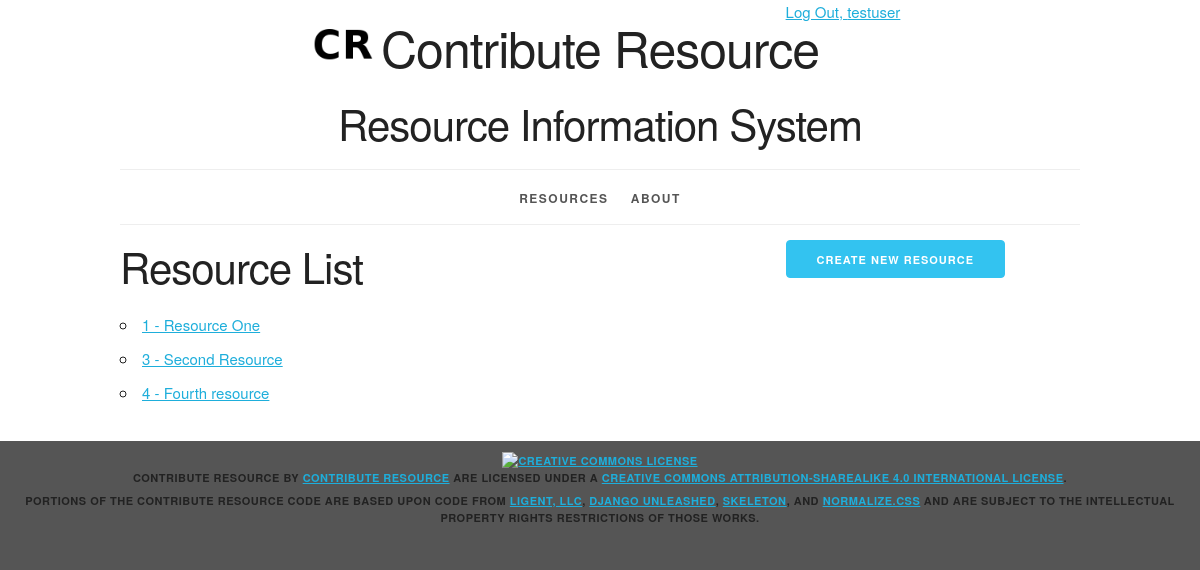
The app's page /resource/ (signed in), older data.
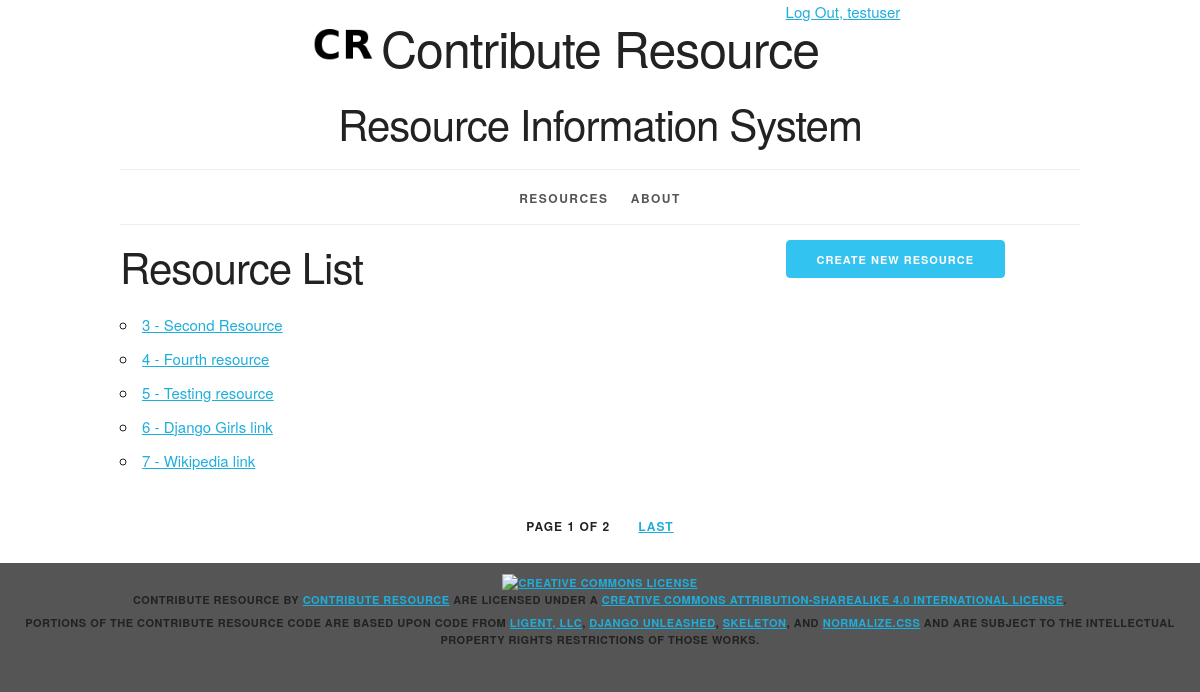
The same page, newer data.
### resourceinfo/models.py (models this page shows, shortened)
class Resource(models.Model):
    resource_id = models.AutoField(primary_key=True)
    resource_name = models.CharField(max_length=255)
    resource_content = models.CharField(max_length=8000)
    def __str__(self):
        return '%s - %s' % (self.resource_id, self.resource_name)
    def get_absolute_url(self):
        return reverse('resourceinfo_resource_detail_urlpattern',
                       kwargs={'requested_resource_id': self.resource_id}
                       )
    class Meta:
        ordering = ['resource_id']
        permissions = (
            ("view_resource", "Can view resource"),
        )

### resourceinfo/views.py (the view)
@require_authenticated_permission(
    'resourceinfo.view_resource')
class ResourceList(PageLinksMixin, ListView):
    paginate_by = 5
    model = Resource

### resourceinfo/utils.py (called while the page is built)
    def _page_urls(self, page_number):
        return "?{pkw}={n}".format(
            pkw=self.page_kwarg,
            n=page_number)

    def first_page(self, page):
        if page.number > 1:
            return self._page_urls(1)
        return None

    def previous_page(self, page):
        if (page.has_previous()
                and page.number > 2):
            return self._page_urls(
                page.previous_page_number())
        return None

    def next_page(self, page):
        last_page = page.paginator.num_pages
        if (page.has_next()
                and page.number < last_page - 1):
            return self._page_urls(
                page.next_page_number())
        return None

    def last_page(self, page):
        last_page = page.paginator.num_pages
        if page.number < last_page:
            return self._page_urls(last_page)
        return None

    def get_context_data(self, **kwargs):
        context = super().get_context_data(
            **kwargs)
        page = context.get('page_obj')
        if page is not None:
            context.update({
                'first_page_url':
                    self.first_page(page),
                'previous_page_url':
                    self.previous_page(page),
                'next_page_url':
                    self.next_page(page),
                'last_page_url':
                    self.last_page(page),
            })
        return context

### resourceinfo/templates/resourceinfo/resource_list.html (shortened to what this page needs)
{% extends 'resourceinfo/base.html' %}
{% block create_button %}
    {% if perms.resourceinfo.add_resource %}
    <a
        href="{% url 'resourceinfo_resource_create_urlpattern'  %}"
        class="button button-primary">
      Create New Resource</a>
    {% endif %}
{% endblock %}
{% block org_content %}
  <h2>Resource List</h2>
  <ul>
    {% for resource in resource_list %}
      <li>
        <a href="{{ resource.get_absolute_url }}">
          {{ resource }}</a>
      </li>
    {% empty %}
      <li><em>There are currently no resources available.</em></li>
    {% endfor %}
  </ul>
{% endblock %}

### resourceinfo/templates/resourceinfo/base.html (shortened to what this page needs)
{% load staticfiles %}
<!DOCTYPE html>
<html lang="en">
<head>
    <link rel="stylesheet" type="text/css"
          href="{% static 'resourceinfo/normalize.css' %}">
    <link rel="stylesheet" type="text/css"
          href="{% static 'resourceinfo/skeleton.css' %}">
    <link rel="stylesheet" type="text/css"
          href="{% static 'resourceinfo/style.css' %}">
</head>
<body>
<div class="container">
    <div class="status_row">
        <div class="offset-by-eight four columns">
            <ul class="inline">
                {% if user.is_authenticated %}
                <li><a href="{% url 'logout_urlpattern' %}">
                    Log Out, {{ user.get_username }}</a></li>
                {% else %}
                <li><a href="{% url 'login_urlpattern' %}">
                    Log In</a></li>
                {% endif %}
            </ul>
        </div>
    </div>
    <header class="row">
        <div class="offset-by-one ten columns">
            <h1 class="logo">Contribute Resource</h1>
            <h2>Resource Information System</h2>
        </div>
    </header>
    <nav>
        <ul>
            {% if perms.resourceinfo.view_resource %}
            <li>
                <a href="{% url 'resourceinfo_resource_list_urlpattern' %}">
                    Resources</a></li>
            {% endif %}
            <li>
                <a href="{% url 'about_urlpattern' %}">
                    About</a></li>
        </ul>
    </nav>
    <main>
        {% block content %}
            <div class="row">
                <section class="eight columns">
                    {% block org_content %}{% endblock %}
                </section>
                <section class="desktop four columns">
                    {% block create_button %}{% endblock %}
                </section>
            </div>
        {% endblock %}
    </main>
    {% if is_paginated %}
        <div class="row">
            <div class="twelve columns">
                <ul class="pagination">
                    <li>
                        Page {{ page_obj.number }}
                        of {{ paginator.num_pages }}
                    </li>
                    {% if last_page_url %}
                        <li>
                            <a href="{{ last_page_url }}">
                                Last</a>
                        </li>
                    {% endif %}
                </ul>
            </div>
        </div>
    {% endif %}
</div>
<footer>
    <p>
        <a rel="license" href="http://creativecommons.org/licenses/by-sa/4.0/">
            <img alt="Creative Commons License" style="border-width:0"
                 src="https://i.creativecommons.org/l/by-sa/4.0/88x31.png"/>
        </a><br/><span property="dct:title">Contribute Resource</span>
        by
        <a href="http://breite22.pythonanywhere.com" property="cc:attributionName"
           rel="cc:attributionURL">Contribute Resource</a> are licensed under a
        <a rel="license" href="http://creativecommons.org/licenses/by-sa/4.0/">Creative Commons Attribution-ShareAlike
            4.0 International License</a>.
    </p>
    <p>Portions of the Contribute Resource code are based upon code from
	<a href="https://ligent.net">Ligent, LLC</a>,
        <a href="https://django-unleashed.com">Django Unleashed</a>,
        <a href="http://getskeleton.com/">Skeleton</a>, and
        <a href="https://necolas.github.io/normalize.css/">Normalize.css</a> and
        are subject to the intellectual property rights restrictions of those works.
    </p>
</footer>
</body>
</html>

### resourceinfo/static/resourceinfo/skeleton.css (style rules this page uses)
.container { position: relative; width: 100%; max-width: 960px; margin: 0 auto; padding: 0 20px; box-sizing: border-box; }
.column, .columns { width: 100%; float: left; box-sizing: border-box; }
@media (min-width: 400px) { .container { width: 85%; padding: 0; } }
@media (min-width: 550px) { .container { width: 80%; } }
@media (min-width: 550px) { .column, .columns { margin-left: 4%; } }
@media (min-width: 550px) { .column:first-child, .columns:first-child { margin-left: 0; } }
@media (min-width: 550px) { .four.columns { width: 30.6666666667%; } }
@media (min-width: 550px) { .eight.columns { width: 65.3333333333%; } }
@media (min-width: 550px) { .ten.columns { width: 82.6666666667%; } }
@media (min-width: 550px) { .twelve.columns { width: 100%; margin-left: 0; } }
@media (min-width: 550px) { .offset-by-one.column, .offset-by-one.columns { margin-left: 8.66666666667%; } }
@media (min-width: 550px) { .offset-by-eight.column, .offset-by-eight.columns { margin-left: 69.3333333333%; } }
html { font-size: 62.5%; }
body { font-size: 1.5em; line-height: 1.6; font-weight: 400; font-family: "Raleway", "HelveticaNeue", "Helvetica Neue", Helvetica, Arial, sans-serif; color: #222; }
h1, h2, h3, h4, h5, h6 { margin-top: 0; margin-bottom: 2rem; font-weight: 300; }
h1 { font-size: 4.0rem; line-height: 1.2; letter-spacing: -.1rem; }
h2 { font-size: 3.6rem; line-height: 1.25; letter-spacing: -.1rem; }
@media (min-width: 550px) { h1 { font-size: 5.0rem; } }
@media (min-width: 550px) { h2 { font-size: 4.2rem; } }
p { margin-top: 0; }
a { color: #1EAEDB; }
.button, button, input[type="submit"], input[type="reset"], input[type="button"] { display: inline-block; height: 38px; padding: 0 30px; color: #555; text-align: center; font-size: 11px; font-weight: 600; line-height: 38px; letter-spacing: .1rem; text-transform: uppercase; text-decoration: none; white-space: nowrap; background-color: transparent; border-radius: 4px; border: 1px solid #bbb; cursor: pointer; box-sizing: border-box; }
.button.button-primary, button.button-primary, input[type="submit"].button-primary, input[type="reset"].button-primary, input[type="button"].button-primary { color: #FFF; background-color: #33C3F0; border-color: #33C3F0; }
ul { list-style: circle inside; }
ol, ul { padding-left: 0; margin-top: 0; }
li { margin-bottom: 1rem; }
button, .button { margin-bottom: 1rem; }
pre, blockquote, dl, figure, table, p, ul, ol, form { margin-bottom: 2.5rem; }
.container:after, .row:after, .u-cf { content: ""; display: table; clear: both; }

### resourceinfo/static/resourceinfo/style.css (style rules this page uses)
.desktop { display: none; }
@media (min-width: 550px) { .desktop { display: block; } }
html { height: 100%; background-color: #555; }
body { background-color: white; }
body>div>header { text-align: center;; }
header h1 { display: inline-block; font-weight: normal; font-style: normal; width: 100%; margin-top: 0; padding-top: 0; }
.logo { padding-top: 50px; background-image: url("/static/resourceinfo/logo.png"); background-size: 50px; background-repeat: no-repeat; background-position: top; }
@media (min-width: 750px) { .logo { padding-top: 0; background-size: contain; background-position: 0% 0%; } }
@media (min-width: 1000px) { .logo { background-position: 10% 0%; } }
@media (min-width: 1200px) { .logo { background-position: 15% 0%; } }
nav { border-top: 1px solid #eee; width: 100%; border-bottom: 1px solid #eee; margin: 0 0 1em; padding: 0; }
nav ul { margin: 0; padding: 1em 0; list-style-type: none; text-align: center; }
nav ul li { display: inline; padding: 0; margin: 0 0.25em; font-weight: 600; text-transform: uppercase; text-align: center; font-size: 1rem; letter-spacing: .10rem; }
@media (min-width: 400px) { nav ul li { letter-spacing: .15rem; font-size: 1.2rem; margin: 0 0.5em; } }
@media (min-width: 550px) { nav ul li { margin: 0 0.75em; } }
nav ul li a { color: #555; text-decoration: none; background-color: transparent; cursor: pointer; }
.inline { list-style-type: none; padding: 0; margin: 0 0 -0.5em; }
.inline li { display: inline; }
.pagination li { display: inline-block; padding: 0; margin: 0 1em; font-weight: 600; text-transform: uppercase; font-size: 1.2rem; letter-spacing: .10rem; }
.pagination { margin: 0; padding: 1em 0; list-style-type: none; text-align: center; }
body>footer { width: 100%; background-color: #555; font-size: 1.1rem; letter-spacing: .05rem; font-weight: 600; text-transform: uppercase; text-align: center; padding: 1em 0; margin: 1em 0; }
body>footer p { margin-bottom: 0.5rem; }

Row changes from the older to the newer data that the page shows:
removed Resource: resource_id+resource_name "1 - Resource One"
added Resource: resource_id+resource_name "5 - Testing resource"
added Resource: resource_id+resource_name "6 - Django Girls link"
added Resource: resource_id+resource_name "7 - Wikipedia link"
Text that changed along with them:
{{ page_obj.number }}: (not shown) → "1"
{{ paginator.num_pages }}: (not shown) → "2"
text now shown: "PAGE OF LAST"
